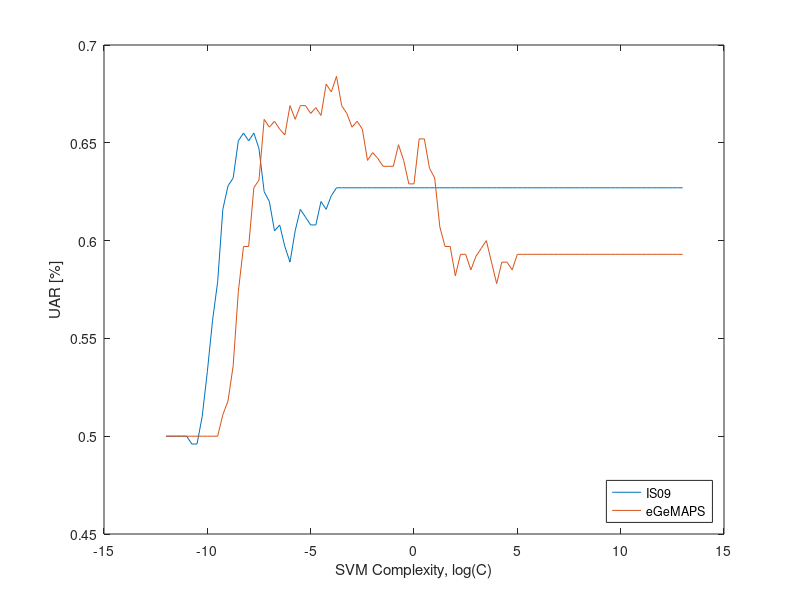

MATLAB code to generate this figure: (Note: this script raises an error after producing the figure.)
load('inst_200.mat');

plot(c_pow, uar_is09); hold on;
plot(c_pow, uar_egemaps); 
xlabel('SVM Complexity, log(C)');
ylabel('UAR [%]');
hleg = legend('IS09', 'eGeMAPS', 'Location', 'southeast');

hlt = text(...
    'Parent', hleg.DecorationContainer, ...
    'String', 'Feature Set', ...
    'HorizontalAlignment', 'center', ...
    'VerticalAlignment', 'bottom', ...
    'Position', [0.5, 1.05, 0], ...
    'Units', 'normalized');

set(gca,'gridlinestyle','--');
grid on;
set(gcf,'units','points','position',[400,400,680,180]);
